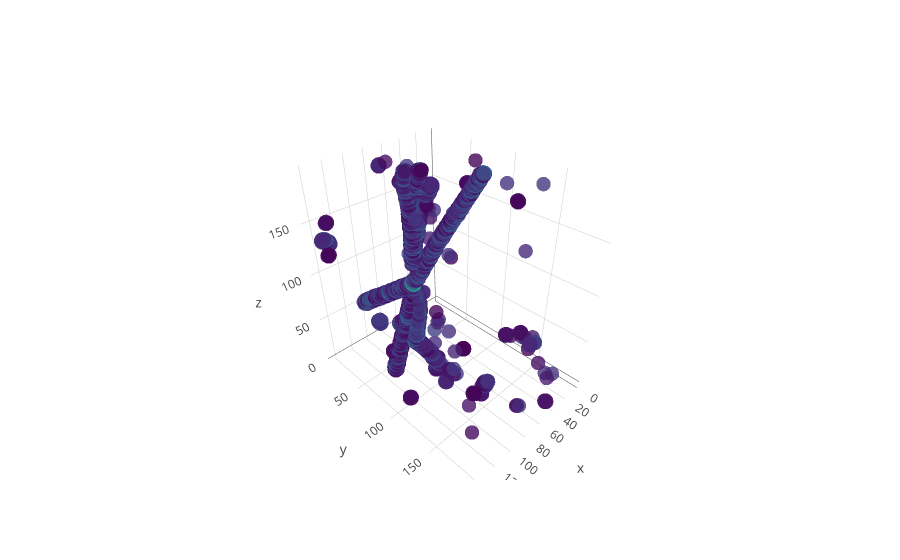

The code cell stored with this chart in its notebook:
### Markdown cell above
note that `iplot` takes a list of graph objects

### Code cell
trace = scatter_energy(img_reader, eventn)
iplot([trace]) # note [] around graph object

### Figure 1 — Plotly figure (JSON) as saved in the notebook; plotly's stock layout.template omitted (floating-point values rounded to 4 significant figures; data arrays with more than 128 entries replaced by an {"elided": "..."} marker saying what was removed)
{"data": [{"marker": {"color": {"elided": "5180 float values"}, "colorscale": "Viridis", "opacity": 0.8, "size": 5}, "mode": "markers", "type": "scatter3d", "uid": "2100c885-5dc6-4fb1-9a96-56971c9a5c98", "x": {"elided": "5180 int values"}, "y": {"elided": "5180 int values"}, "z": {"elided": "5180 int values"}}], "layout": {}}
